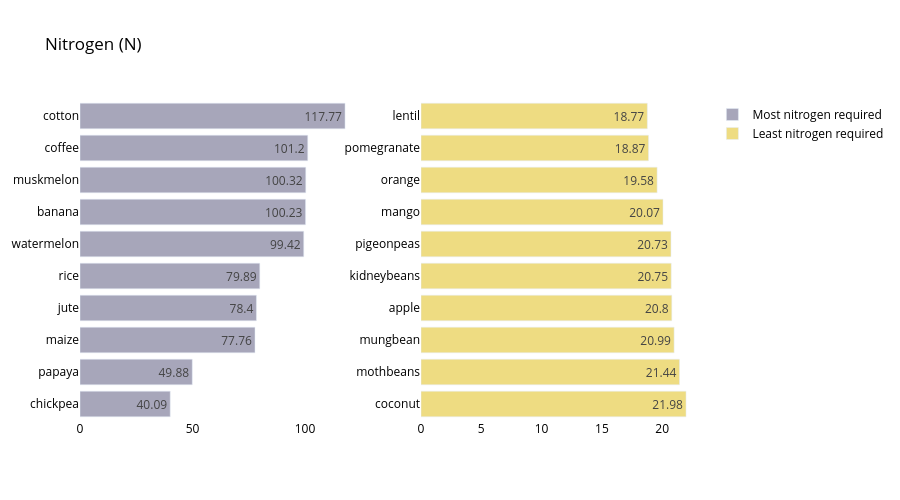

The notebook cell this image was saved under:
### Markdown cell above
<h3 style='color:red'>Nitrogen Analysis</h3>

### Code cell
%pip install -U nbformat
crop_summary_N = crop_summary.sort_values(by='N', ascending=False)
  
fig = make_subplots(rows=1, cols=2)

top = {
    'y' : crop_summary_N['N'][0:10].sort_values().index,
    'x' : crop_summary_N['N'][0:10].sort_values()
}

last = {
    'y' : crop_summary_N['N'][-10:].index,
    'x' : crop_summary_N['N'][-10:]
}

fig.add_trace(
    go.Bar(top,
           name="Most nitrogen required",
           marker_color=random.choice(colorarr),
           orientation='h',
          text=top['x']),
    
    row=1, col=1
)

fig.add_trace(
    go.Bar(last,
           name="Least nitrogen required",
           marker_color=random.choice(colorarr),
           orientation='h',
          text=last['x']),
    row=1, col=2
)
fig.update_traces(texttemplate='%{text}', textposition='inside')
fig.update_layout(title_text="Nitrogen (N)",
                  plot_bgcolor='white',
                  font_size=12, 
                  font_color='black',
                 height=500)

fig.update_xaxes(showgrid=False)
fig.update_yaxes(showgrid=False)
fig.show()

### Figure 1 — Plotly figure (JSON) as saved in the notebook; plotly's stock layout.template omitted (floating-point values rounded to 4 significant figures)
{"data": [{"marker": {"color": "#A7a6ba"}, "name": "Most nitrogen required", "orientation": "h", "text": [40.09, 49.88, 77.76, 78.4, 79.89, 99.42, 100.2, 100.3, 101.2, 117.8], "textposition": "inside", "texttemplate": "%{text}", "type": "bar", "x": [40.09, 49.88, 77.76, 78.4, 79.89, 99.42, 100.2, 100.3, 101.2, 117.8], "xaxis": "x", "y": ["chickpea", "papaya", "maize", "jute", "rice", "watermelon", "banana", "muskmelon", "coffee", "cotton"], "yaxis": "y"}, {"marker": {"color": "#Eedc82"}, "name": "Least nitrogen required", "orientation": "h", "text": [21.98, 21.44, 20.99, 20.8, 20.75, 20.73, 20.07, 19.58, 18.87, 18.77], "textposition": "inside", "texttemplate": "%{text}", "type": "bar", "x": [21.98, 21.44, 20.99, 20.8, 20.75, 20.73, 20.07, 19.58, 18.87, 18.77], "xaxis": "x2", "y": ["coconut", "mothbeans", "mungbean", "apple", "kidneybeans", "pigeonpeas", "mango", "orange", "pomegranate", "lentil"], "yaxis": "y2"}], "layout": {"font": {"color": "black", "size": 12}, "height": 500, "plot_bgcolor": "white", "title": {"text": "Nitrogen (N)"}, "xaxis": {"anchor": "y", "domain": [0, 0.45], "showgrid": false}, "xaxis2": {"anchor": "y2", "domain": [0.55, 1], "showgrid": false}, "yaxis": {"anchor": "x", "domain": [0, 1], "showgrid": false}, "yaxis2": {"anchor": "x2", "domain": [0, 1], "showgrid": false}}}
